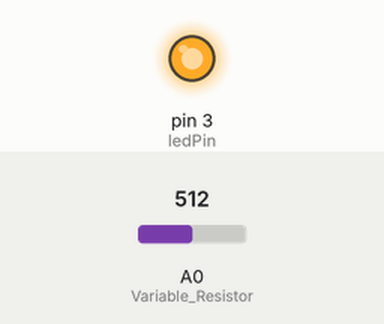
Simulated run of this sketch. Board: Arduino Uno, built with avr-gcc and run on an emulated ATmega328P. On the bench: output pins drawn as LEDs (lit = HIGH). The inputs (shaded band) are chosen by the test bench; at power-on: A0 (Variable_Resistor) = 512.

Above: at 1.3 s.
1.4 s: A0 (Variable_Resistor) set to 0
At 2.0 s:
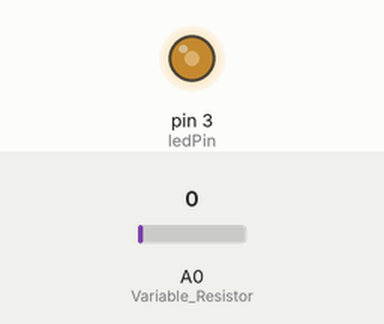
3.0 s: A0 (Variable_Resistor) set to 122
At 3.3 s:
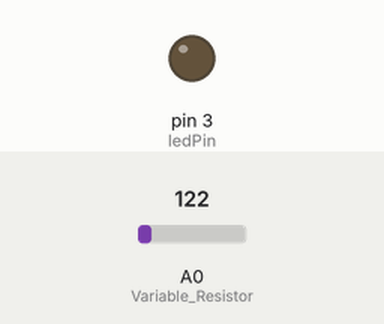
Timing chart, 0 to 12.1 s (numbered marks = the images above; inputs shaded):
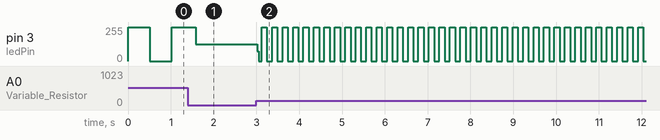

Measured:
- after the input at 3.0 s, pin 3 (ledPin): 125/255 → 72/255 at once, then moves between 0/255 and 255/255, repeating every 0.49 s

The sketch:

Analog-Read-Basic.ino
```cpp
int  ledPin = 3; // Digital pin

int Variable_Resistor = A0; //Analog Pin
void setup() {
  // put your setup code here, to run once:
  pinMode(ledPin , OUTPUT);
  pinMode(Variable_Resistor , INPUT);

}

void loop() {
  // put your main code here, to run repeatedly:
  int value = analogRead(Variable_Resistor);
  digitalWrite(ledPin,HIGH);
  delay(value);

  value = analogRead(Variable_Resistor);
  digitalWrite(ledPin,LOW);
  delay(value);


}
```
